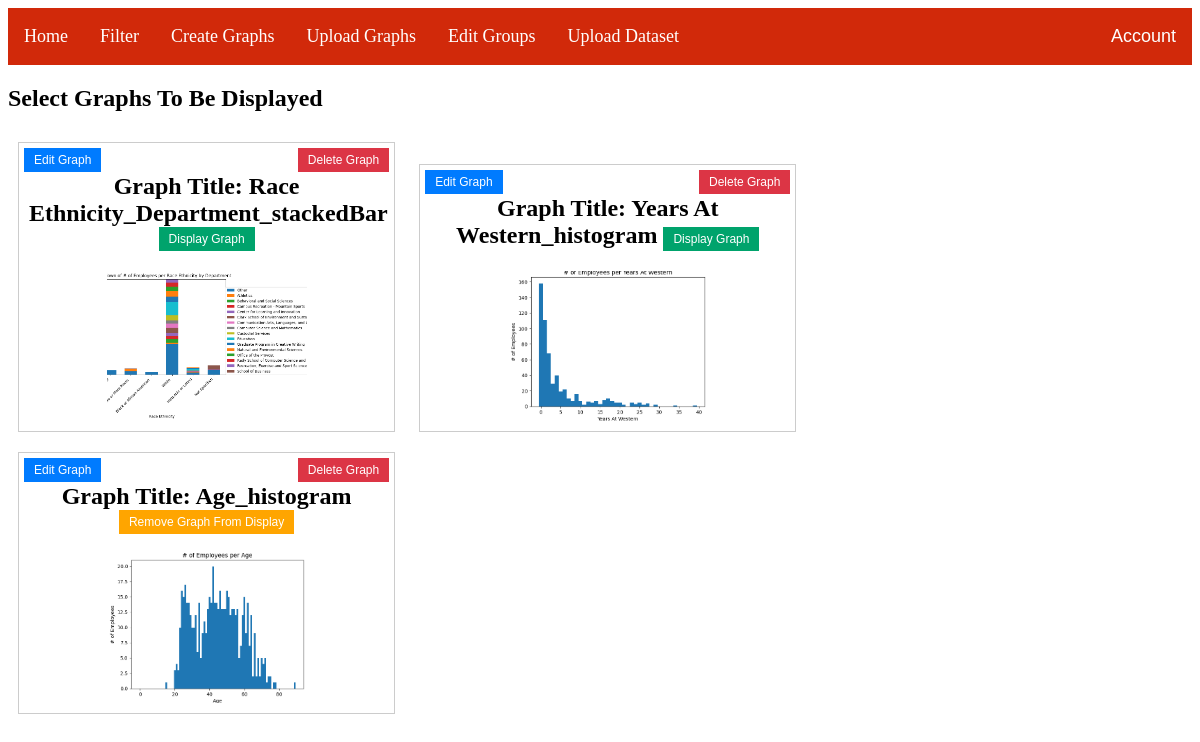
The page /uploadGraphs (signed in) on the database its author committed.
### main.py (models this page shows)
class Graphs(db.Model):
    id = db.Column(db.Integer, primary_key=True)
    path = db.Column(db.String(100), nullable=False)
    title = db.Column(db.String(50), nullable=False)
    description = db.Column(db.String(250), nullable=True)
    type = db.Column(db.String(20))
    currently_displayed = db.Column(db.Boolean, default=False, nullable=False)
    group_id = db.Column(db.Integer, db.ForeignKey('graphgroup.id'), nullable=True)

### main.py (the view)
@app.route("/uploadGraphs", methods=['GET', 'POST'])
@login_required
def selectGraphsForDashboard():
    graphs = Graphs.query.all()
    return render_template('uploadGraphs.html', graphs=graphs)

### main.py (called while the page is built)
@login_manager.user_loader
def load_user(uid):
    return User.query.get(uid)

### templates/uploadGraphs.html (shortened to what this page needs)
{% extends 'base.html' %}
{% block content %}
<head>
</head>
<body>
<h2>Select Graphs To Be Displayed</h2>
{% for graph in graphs %}
    <div class="graph-container" data-graph-id="{{ graph.id }}">
        <h2>Graph Title: {{ graph.title }}
            <button class="edit-button">Edit Graph</button>
            <button class="delete-button">Delete Graph</button>
            {% if graph.currently_displayed %} <button class="remove-display-graph-button">Remove Graph From Display</button>
            {% else %} <button class="display-graph-button">Display Graph</button> {% endif %}
        </h2>
        <div class="image-container">
            <img src="{{ graph.path }}" class="thumbnail-img">
        </div>
    </div>
{% endfor %}
</body>
{% endblock %}

### templates/uploadGraphs.html (style rules this page uses)
.edit-button { position: absolute; top: 5px; left: 5px; background-color: #007bff; color: white; border: none; padding: 5px 10px; font-size: 12px; cursor: pointer; }
.delete-button { position: absolute; top: 5px; right: 5px; background-color: #dc3545; color: white; border: none; padding: 5px 10px; font-size: 12px; cursor: pointer; }
.graph-container { display: inline-block; width: 30%; margin: 10px; border: 1px solid #ccc; padding: 10px; text-align: center; position: relative; }
.thumbnail-img { width: 200px; height: 150px; object-fit: cover; }
.remove-display-graph-button { position: center; top: 5px; background-color: #FFA500; color: white; border: none; padding: 5px 10px; font-size: 12px; cursor: pointer; }
.display-graph-button { position: center; top: 5px; background-color: #00A36C; color: white; border: none; padding: 5px 10px; font-size: 12px; cursor: pointer; }

### rows shown on the page
Graphs: title "Race Ethnicity_Department_stackedBar", currently_displayed "Display Graph", path (picture)
Graphs: title "Years At Western_histogram", currently_displayed "Display Graph", path (picture)
Graphs: title "Age_histogram", currently_displayed "Remove Graph From Display", path (picture)
